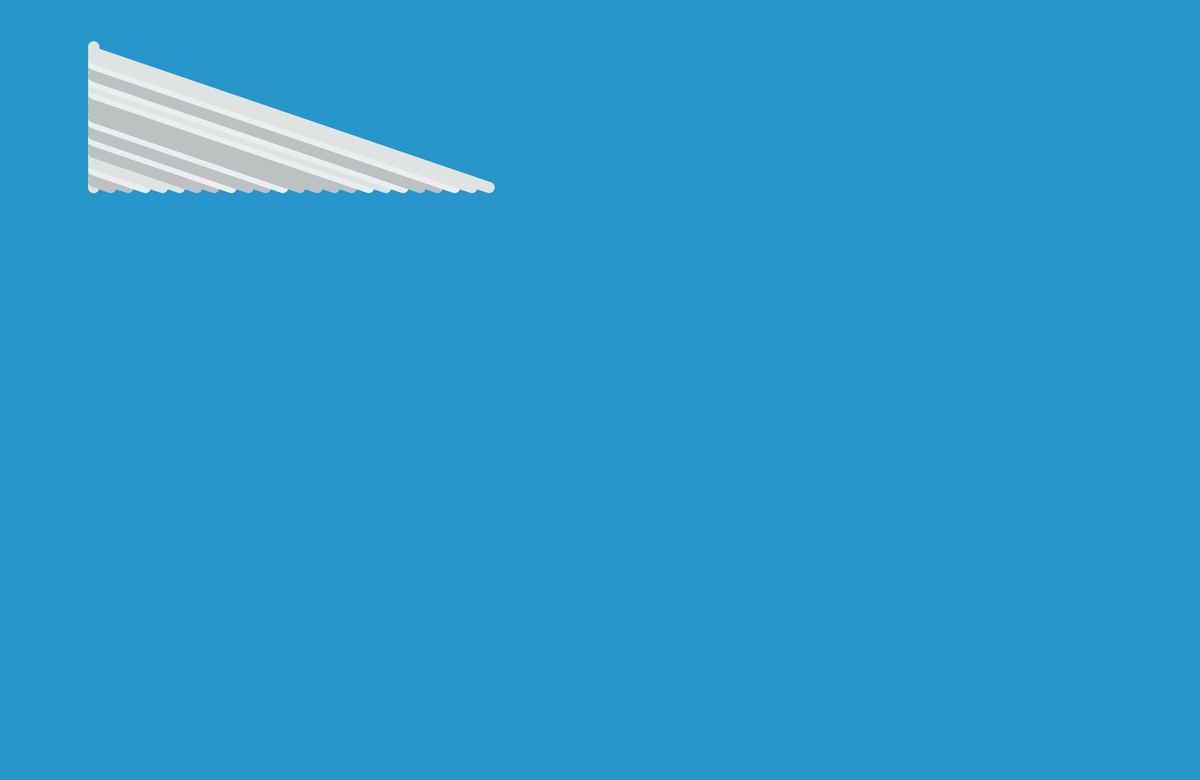
Frame 1 (no input)
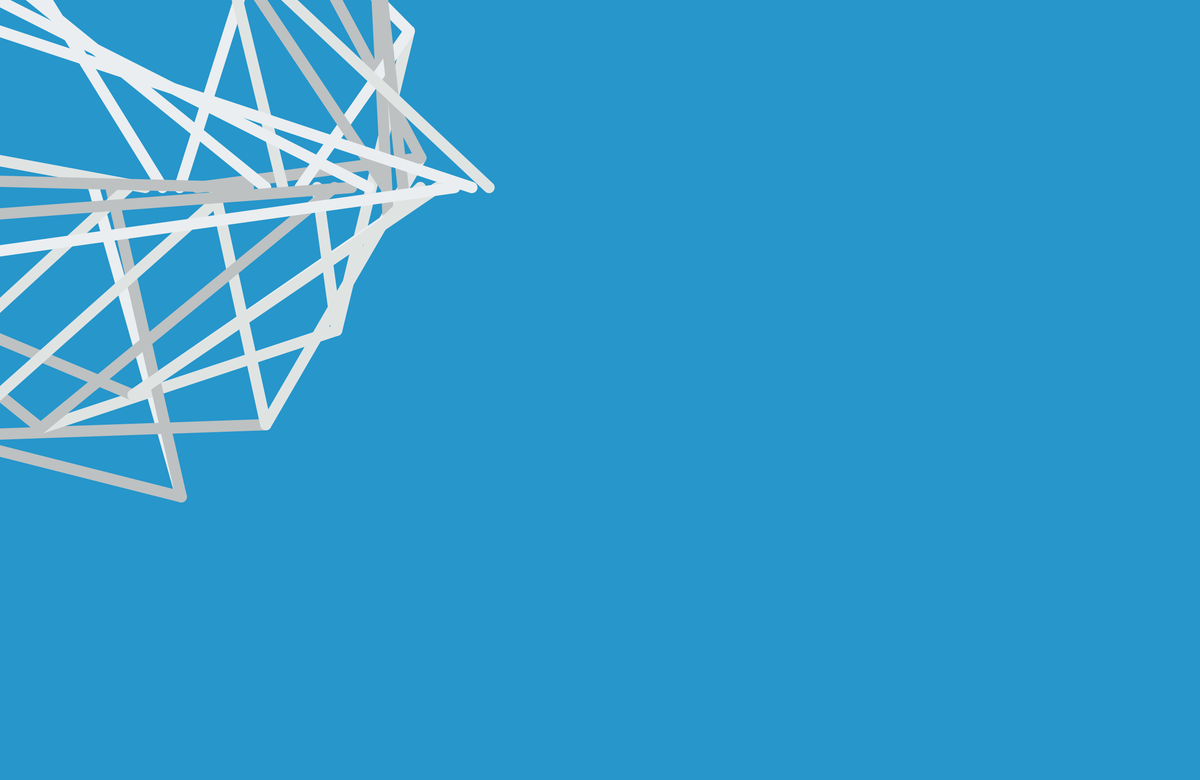
Frame 60 (no input)
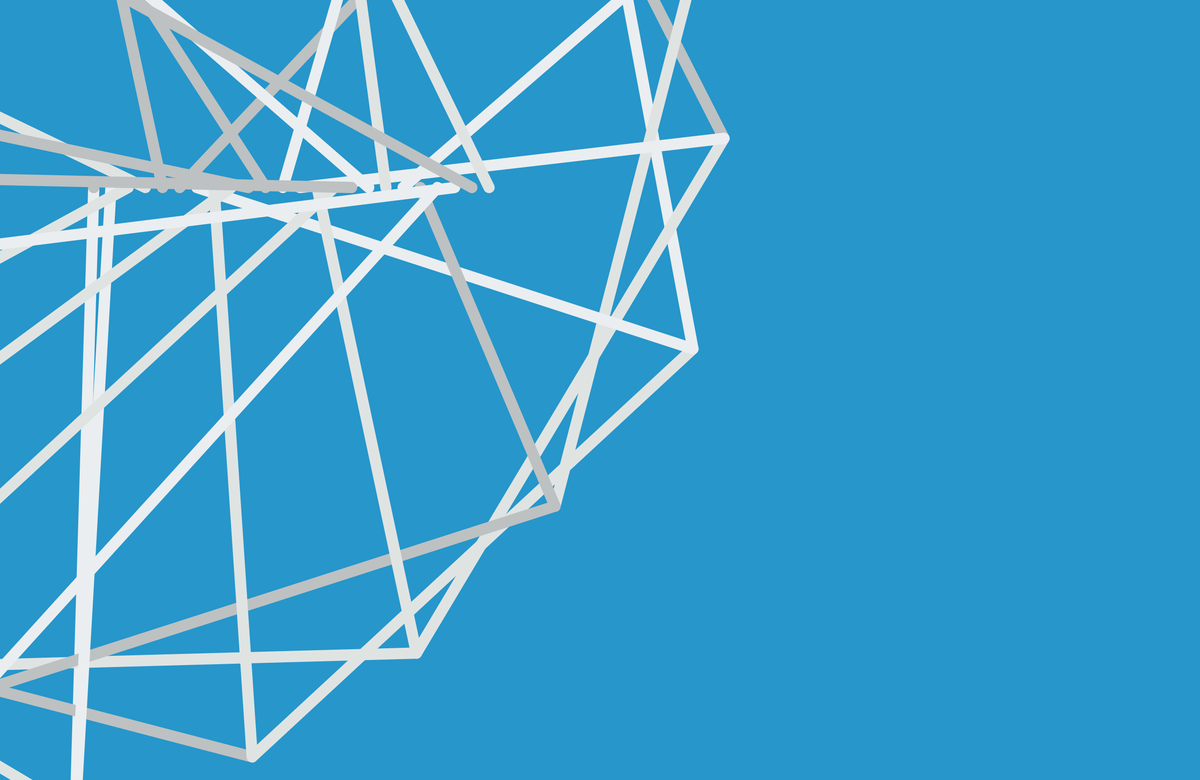
Frame 120 (the mouse pressed at the canvas centre since frame 60)

The p5.js sketch that drew these frames (run headless with seeded random() and noise() and a simulated clock; from frame 60 on, the mouse is pressed at the canvas centre):

// p5.js sketch
// ── sketch.js
let numParts = 24;
let colors = ['#EAEEF0', '#BDC1C2', '#DFE4E3'];
let points = [];
let t = 0;

function setup() {
  createCanvas(2560, 1664);
  // Configuración inicial de puntos
  let A = createVector(200, 400);
  let B = createVector(1080, 400);
  let C = createVector(200, 100);
  
  // División de lasemirrecta AC en 8 partes iguales
  for (let i = 0; i <= numParts; i++) {
    let pt = p5.Vector.lerp(A, C, i / numParts);
    points.push(pt);
  }
  
  frameRate(30);
}

function draw() {
  background("#2696CB");
  
  let A = createVector(200, 400);
  let B = createVector(1080, 400);
  
  // Dibujar el segmento AB
  stroke("#2696CB");
  strokeWeight(24);
  line(A.x, A.y, B.x, B.y);
  
  // Dibujar segmentos en la semirrecta AC
  for (let i = 0; i < numParts; i++) {
    let pt = points[i];
    let nextPt = points[i + 1];
    stroke(random(colors));
    line(pt.x, pt.y, nextPt.x, nextPt.y);
  }
  
  // Dibujar líneas paralelas
  for (let i = 0; i < numParts; i++) {
    let parallelPt = p5.Vector.lerp(A, B, i / numParts);
    let pt = points[i];
    stroke(random(colors));
    line(pt.x, pt.y, parallelPt.x, parallelPt.y);
  }
  
  // Animación con movimiento de los puntos en la semirrecta AC
  t += 0.01;
  for (let i = 1; i <= numParts; i++) {
    points[i].y = points[i].y + sin(t + i) * 12;
    points[i].x = points[i].x + cos(t + i) * 12;
  }
}
